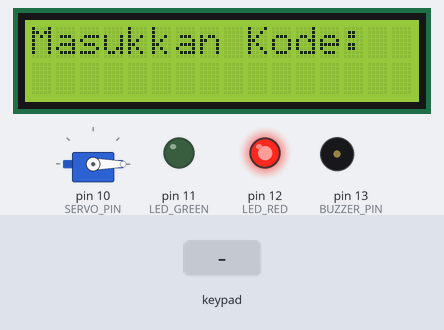
The sketch below on a simulated Arduino Uno, built with avr-gcc and run on an emulated ATmega328P. Parts: 16×2 character LCD, servo, output pins drawn as LEDs (lit = HIGH), buzzer (waves = sounding). The inputs (shaded band) are chosen by the test bench.

Above: at 1.2 s.
1.3 s: keypad keys 1 2 3 4 # pressed 0.4 s apart
At 4.5 s:
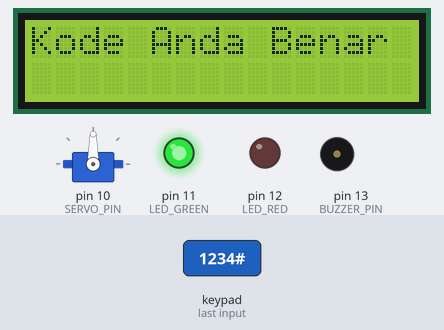
4.8 s: key 'A' pressed
At 5.7 s:
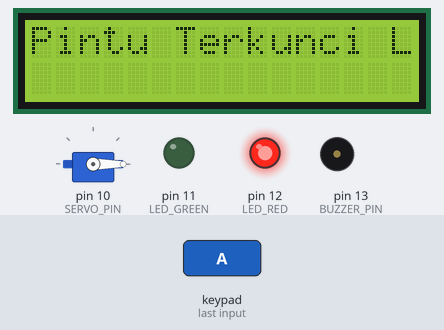
7.4 s: key 'B' pressed
At 8.6 s:
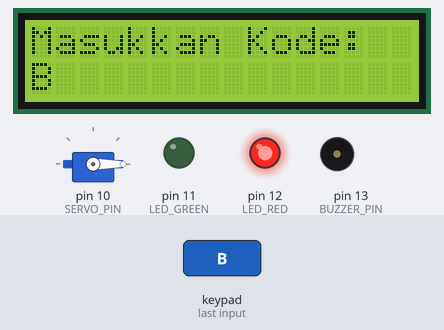
9.0 s: keypad keys 1 2 3 4 D pressed 0.4 s apart
At 11.2 s:
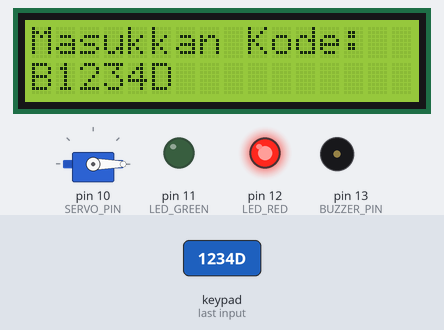
12.5 s: key 'C' pressed
At 13.8 s:
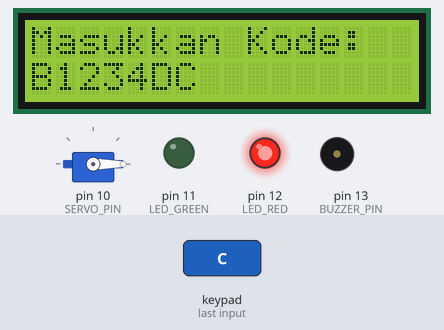
14.1 s: keypad keys 2 3 4 5 # pressed 0.4 s apart
At 16.9 s:
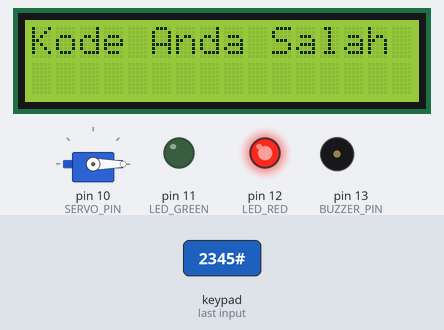
Timing chart, 0 to 18.4 s (numbered marks = the images above; inputs shaded):
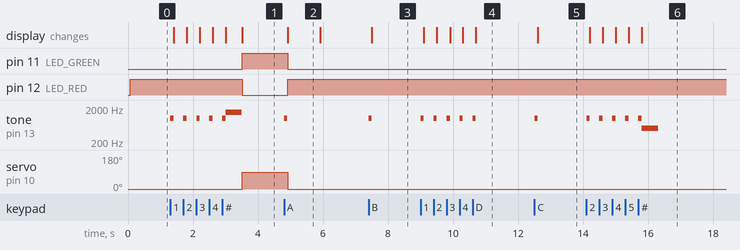

The sketch:

servoArduino.ino
```cpp
// Import library
#include <Keypad.h>
#include <LiquidCrystal.h>
#include <Servo.h>

// Konfigurasi LCD
LiquidCrystal lcd(A0, A1, A2, A3, A4, A5);

// Konfigurasi Servo
Servo servo;
#define SERVO_PIN 10

// Konfigurasi LED
#define LED_GREEN 11
#define LED_RED 12

// Konfigurasi Speaker
#define BUZZER_PIN 13

// Konfigurasi Keypad
const byte ROWS = 4; // 4 baris
const byte COLS = 4; // 4 kolom
char keys[ROWS][COLS] = {
  {'1', '2', '3', 'A'},
  {'4', '5', '6', 'B'},
  {'7', '8', '9', 'C'},
  {'*', '0', '#', 'D'}
};
byte rowPins[ROWS] = {2, 3, 4, 5};    // Pin baris keypad
byte colPins[COLS] = {9, 8, 7, 6};    // Pin kolom keypad
Keypad keypad = Keypad(makeKeymap(keys), rowPins, colPins, ROWS, COLS);

// Variabel
const String correctCode = "1234";  // Kode kunci pintu
String inputCode = "";             // Menyimpan input dari keypad
int attempts = 0;                   // Jumlah percobaan gagal

void setup() {
  // Setup LCD
  lcd.begin(16, 2);
  lcd.print("Masukkan Kode:");

  // Setup Servo
  servo.attach(SERVO_PIN);
  servo.write(0); // Pintu terkunci (posisi awal)

  // Setup LED
  pinMode(LED_GREEN, OUTPUT);
  pinMode(LED_RED, OUTPUT);
  digitalWrite(LED_GREEN, LOW);
  digitalWrite(LED_RED, HIGH);

  // Setup Buzzer
  pinMode(BUZZER_PIN, OUTPUT);
}

void loop() {
  char key = keypad.getKey();

  if (key) {
    tone(BUZZER_PIN, 1000, 100); //jika ditekan
    delay(100);
    if (key == '#') {
      // Cek kode ketika tombol '#' ditekan
      checkCode();
    } else if (key == '*') {
      // Reset input ketika tombol '*' ditekan
      inputCode = "";
      lcd.clear();
      lcd.print("Masukkan Kode:");
    } else if (key == 'A') {
      // Mengunci Kembali
      inputCode = "";
      lcd.clear();
      lcd.print("Pintu Terkunci Lagi");
      digitalWrite(LED_GREEN, LOW);
      digitalWrite(LED_RED, HIGH);
      servo.write(0);
      delay(1000);
      lcd.clear();
      lcd.print("Masukkan Kode:");

    } else {
      // Masukkan input
      inputCode += key;
      lcd.setCursor(0, 1);
      lcd.print(inputCode);
    }
  }
}

void checkCode() {
  lcd.clear();
  if (inputCode == correctCode) {
    // Kode benar
    tone(BUZZER_PIN, 1500, 500); // Bunyi pendek jika password benar
    delay(500);
    lcd.print("Kode Anda Benar");
    digitalWrite(LED_GREEN, HIGH);
    digitalWrite(LED_RED, LOW);

    // Buka pintu
    servo.write(90); // Servo bergerak ke 90 derajat (pintu terbuka)
  } else {
    // Kode salah
    lcd.print("Kode Anda Salah");
    tone(BUZZER_PIN, 500, 500); // Bunyi panjang setelah 3 kesalahan

    attempts++;

    // Reset jika percobaan gagal mencapai 3 kali
    if (attempts >= 3) {
      lcd.clear();
      lcd.print("3X Kode Salah ");
      tone(BUZZER_PIN, 500, 1000); // Bunyi panjang setelah 3 kesalahan
      delay(5000); // Kunci sementara selama 5 detik
      lcd.clear();
      lcd.print("Masukkan Kode:");
      attempts = 0;
    }
  }
  inputCode = "";
}
```

Measured:
- after the input at 1.3 s, pin 11 (LED_GREEN): LOW → HIGH after 2.2 s; pin 12 (LED_RED): HIGH → LOW after 2.2 s
- after the input at 4.8 s, pin 11 (LED_GREEN): HIGH → LOW after 0.11 s; pin 12 (LED_RED): LOW → HIGH after 0.11 s; tone on pin 13 (BUZZER_PIN): silent → 1000 Hz at once, → silent 0.10 s later; servo on pin 10 (SERVO_PIN): 90° → 0° after 0.11 s; the display: changes after 0.11 s (image 2)
- after the input at 7.4 s, tone on pin 13 (BUZZER_PIN): silent → 1000 Hz at once, → silent 0.10 s later; the display: changes after 0.10 s (image 3)
- after the input at 9.0 s, tone on pin 13 (BUZZER_PIN): alternates 1000 Hz for 0.10 s and silent for 0.30 s, 10 changes in all, then stays silent, starting at once; the display: first changes after 0.10 s (image 4 shows a later state)
- after the input at 12.5 s, tone on pin 13 (BUZZER_PIN): silent → 1000 Hz at once, → silent 0.10 s later; the display: changes after 0.11 s (image 5)
- after the input at 14.1 s, tone on pin 13 (BUZZER_PIN): plays 1000 Hz for 0.10 s, 1000 Hz for 0.10 s, 1000 Hz for 0.10 s, 1000 Hz for 0.10 s, 1000 Hz for 0.10 s, 500 Hz for 0.50 s, starting at once; the display: first changes after 0.11 s (image 6 shows a later state)
- what the display in image 2 shows lasts 1.0 s, from 4.9 s to 5.9 s
